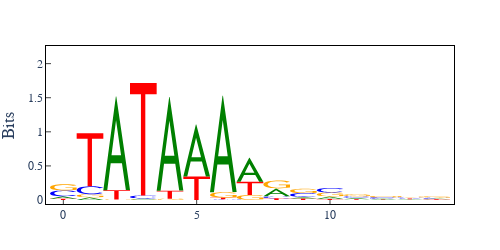

Write notebook code for a chart like this one.
### Code cell
logo = freqarr.logo()
logo.show(height=250, width=500)
